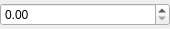
<?xml version="1.0" encoding="UTF-8"?>
<ui version="4.0">
 <class>QuantitySpinBox</class>
 <widget class="QWidget" name="QuantitySpinBox">
  <property name="geometry">
   <rect>
    <x>0</x>
    <y>0</y>
    <width>170</width>
    <height>29</height>
   </rect>
  </property>
  <property name="sizePolicy">
   <sizepolicy hsizetype="MinimumExpanding" vsizetype="Fixed">
    <horstretch>0</horstretch>
    <verstretch>0</verstretch>
   </sizepolicy>
  </property>
  <property name="windowTitle">
   <string>Form</string>
  </property>
  <layout class="QHBoxLayout" name="_layout_">
   <property name="spacing">
    <number>0</number>
   </property>
   <property name="leftMargin">
    <number>0</number>
   </property>
   <property name="topMargin">
    <number>0</number>
   </property>
   <property name="rightMargin">
    <number>0</number>
   </property>
   <property name="bottomMargin">
    <number>0</number>
   </property>
   <item>
    <widget class="QDoubleSpinBox" name="_spinBox_">
     <property name="sizePolicy">
      <sizepolicy hsizetype="Expanding" vsizetype="Fixed">
       <horstretch>1</horstretch>
       <verstretch>0</verstretch>
      </sizepolicy>
     </property>
    </widget>
   </item>
  </layout>
 </widget>
 <resources/>
 <connections/>
</ui>
